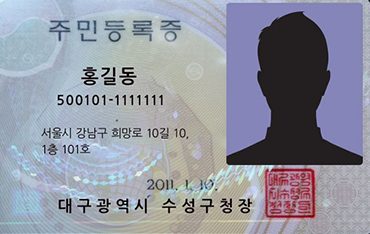
#> input picture sample/Korean-ID sample.png, 370 x 234 px
$ python main.py
#> lines starting #> are read from the running program, lines starting #| are printed output that depends on the picture; after the words box and inside, x2 and y2 are one past the last pixel; in counts of white or black regions, pixels touching at a corner belong together
### function/textDetection.py
import cv2
import numpy as np
import pytesseract

pytesseract.pytesseract.tesseract_cmd = r"I:\Tesseract-OCR\tesseract.exe"
#pytesseract.pytesseract.tesseract_cmd = r"C:\Program Files\Tesseract-OCR\tesseract.exe"
def textDetection(imagePath):
    """
    초기화, initialization
    """
#> called with imagePath = './sample/Korean-ID sample.png'
    textDict ={}#텍스트 좌료를 넣을 딕셔너리 선언
    image = cv2.imread(imagePath)# 이미지 로드
#> image is the input picture: shape (234, 370, 3); mean B, G, R 161.4, 148.8, 145.7
    originH = image.shape[0]#이미지 높이 저장
#> originH = 234

    """
    이미지 전처리
    """

    #그레이 스케일 및 THRESH_OTSU 이진화
    gray = cv2.cvtColor(image, cv2.COLOR_BGR2GRAY)
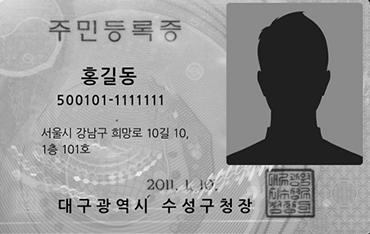
#> gray: shape (234, 370); min 0, max 253, mean 149.3
    thresh = cv2.threshold(
        gray, 100, 255, cv2.THRESH_BINARY_INV + cv2.THRESH_OTSU)[1]
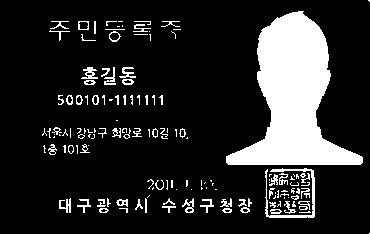
#> thresh: shape (234, 370); 16.1% white; 148 white regions (82 under 20 px), largest, box (x1, y1, x2, y2) and area: (226, 11, 363, 165) 10232, (265, 168, 315, 218) 450, (81, 67, 98, 79) 105
    clean = thresh.copy()
    sampleImg = image.copy()

    #오프닝
    open_kernel = cv2.getStructuringElement(cv2.MORPH_RECT, (1,1))
    opening = cv2.morphologyEx(clean, cv2.MORPH_OPEN, open_kernel, iterations=2)

    #클로즈
    close_kernel = cv2.getStructuringElement(cv2.MORPH_RECT, (8,1))
    close = cv2.morphologyEx(opening, cv2.MORPH_CLOSE, close_kernel, iterations=4)
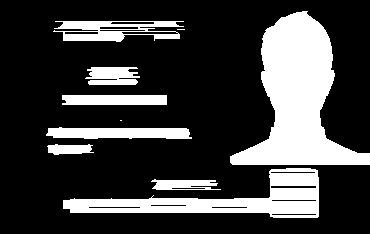
#> close: shape (234, 370); 24.4% white; 10 white regions (2 under 20 px)

    """
    컨퓨어 검출
    """
    cnts = cv2.findContours(close, cv2.RETR_EXTERNAL, cv2.CHAIN_APPROX_SIMPLE)
#> cnts = 10 contours, 2 with area under 20; largest, box (x1, y1, x2, y2) and area: (230, 11, 370, 165) 10024, (63, 168, 319, 218) 5072, (53, 21, 184, 42) 1708, (46, 127, 192, 139) 1302, (62, 95, 167, 105) 922, (85, 67, 140, 85) 664, (151, 179, 221, 190) 478, (47, 144, 94, 155) 336
    cnts = cnts[0] if len(cnts) == 2 else cnts[1]

    """
    이미지의 텍스트 좌표를 딕셔너리에 저장
    """
    for c in cnts:
        x,y,w,h = cv2.boundingRect(c)#컨퓨어된 이미지의 윤곽선의 경계면을 둘러싸는 사각형을 반환
        #이미지 전체 크기에 1/2가 넘지 않는, 적어도 이미지 전체 크기에 1/30보다는 큰 이미지라면 텍스트를 분석한다.
        if c.shape[0] > originH/30 and c.shape[0] < originH/2:
            #pytesseract로 텍스트 변환
            ROI = image[y:y+h, x:x+w]
            data = pytesseract.image_to_string(ROI, lang='kor',config='--psm 6')

            #변환된 텍스트의 값이 존재할 경우 그 값을 저장한다.
            cv2.rectangle(sampleImg, (x, y), (x + w, y + h), (36,255,12), 2)
            if(len(data) != 0):
                textDict[data] = [[x,y], [x + w, y + h]]
                cv2.rectangle(sampleImg, (x, y), (x + w, y + h), (36,255,12), 2)
#> this loop made 1 pass
#> (x, y, w, h) on pass 1: (151, 179, 70, 11)
#> after the loop, textDict = 0 items

    cv2.imwrite("./result/sample.png", sampleImg)
    cv2.imwrite('./result/image.png', image)
    cv2.imwrite('./result/clean.png', clean)
    cv2.imwrite('./result/close.png', close)
    cv2.imwrite('./result/opening.png', opening)
    return(textDict)

### main.py
from function.textDetection import textDetection
from function.sacn import scan
from function.mosaic import imageMosaic

if __name__ == "__main__":
    imagePath = "./sample/Korean-ID sample.png"
#> (the run stopped early here; a loop or call above may not have finished)
